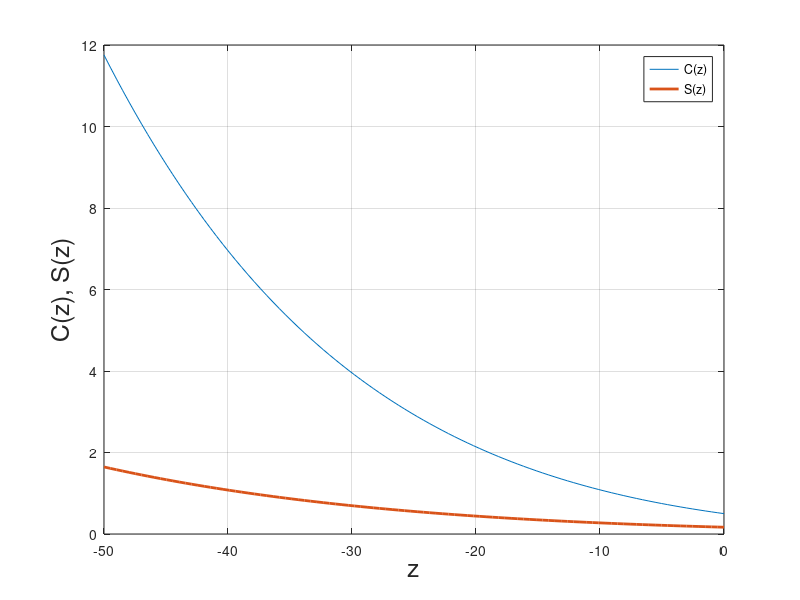
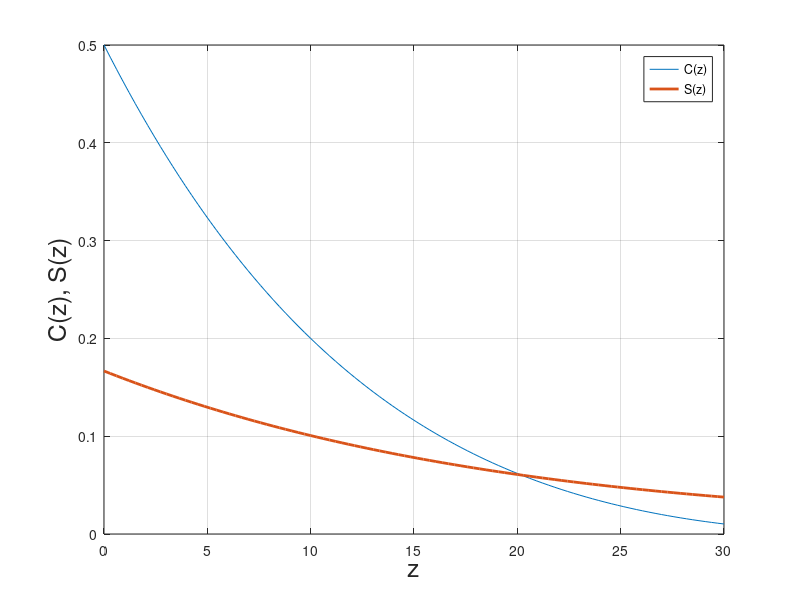
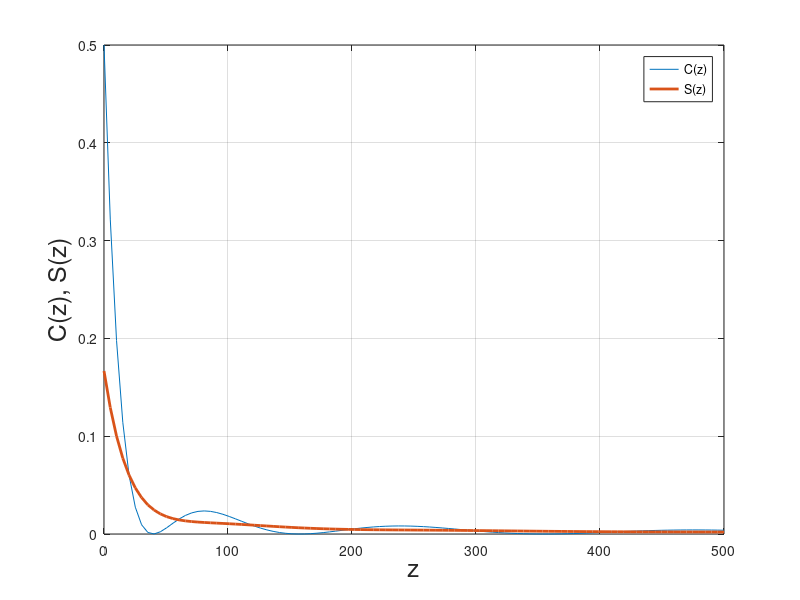

Source code (MATLAB) for these figures, in order:
%% Coded by
% Mohamed Mohamed El-Sayed Atyya
% mohamed.atyya94@eng-st.cu.edu.eg


% plot of the Stumpff functions C(z) and S(z)
close all; clear all; clc;
%% INPUTS
z1=linspace(-50,0,1e2);
z2=linspace(0,30,1e2);
z3=linspace(0,500,1e2);
z={[z1],[z2],[z3]};
%% solution
for m=1:length(z)
    for n=1:length(z1)
        if z{m}(n)>0
            s{m}(n)=(sqrt(z{m}(n))-sin(sqrt(z{m}(n))))/(sqrt(z{m}(n)))^3;
            c{m}(n)=(1-cos(sqrt(z{m}(n))))/z{m}(n);
        elseif z{m}(n)<0
            s{m}(n)=(sinh(sqrt(-z{m}(n)))-sqrt(-z{m}(n)))/(sqrt(-z{m}(n)))^3;
            c{m}(n)=(cosh(sqrt(-z{m}(n)))-1)/-z{m}(n);
        elseif z{m}(n)==0
            s{m}(n)=1/6;
            c{m}(n)=1/2;
        end
    end
end
%% plotting
for k=1:length(z)
    figure(k);
    set(gcf,'color','w');
    plot(z{k},c{k},z{k},s{k},'linewidth',2);
    legend('C(z)','S(z)');
    xlabel('z','fontsize',18);
    ylabel('C(z), S(z)','fontsize',18);
    grid on;
end



